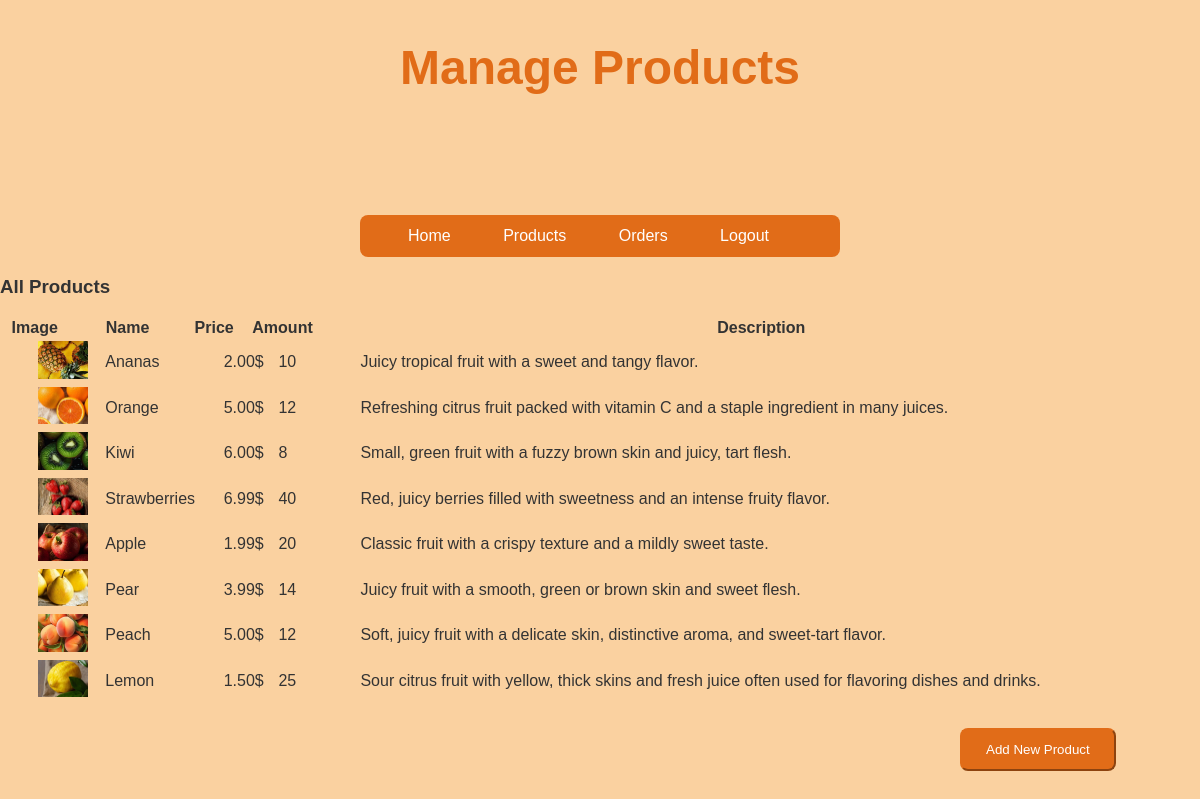
The page /products2.php (signed in) on the database its author committed.
### tables this page shows
CREATE TABLE `products` (
  `id` int(11) NOT NULL,
  `name` varchar(255) NOT NULL,
  `price` decimal(10,2) NOT NULL,
  `amount` int(11) DEFAULT NULL,
  `image` varchar(255) NOT NULL,
  `description` text DEFAULT NULL
);

### products2.php (the view, shortened to what this page needs)
<?php
$conn = connect_db();
$query = "SELECT * FROM products";
$result = $conn->query($query);
$products = [];
while ($row = $result->fetch_assoc()) {
    $products[] = $row;
}
?>
<!DOCTYPE html>
<html>
<head>
    <link rel="stylesheet" type="text/css" href="style2.css">
</head>
<body>
    <h2 class="admin-h2">Manage Products</h2>
    <nav class="admin-nav">
        <a href="home.php">Home</a>
        <a href="products2.php">Products</a>
        <a href="orders.php">Orders</a>
        <a href="logout.php">Logout</a>
    </nav>
    <h3>All Products</h3>
    <table>
        <thead>
            <tr>
                <th>Image</th>
                <th>Name</th>
                <th>Price</th>
                <th>Amount</th>
                <th>Description</th>
            </tr>
        </thead>
        <tbody>
            <?php foreach ($products as $product) : ?>
                <tr>
                    <td><img src="<?php echo $product['image']; ?>" alt="<?php echo $product['name']; ?>" width="50"></td>
                    <td><?php echo $product['name']; ?></td>
                    <td><?php echo $product['price']; ?>$</td>
                    <td><?php echo $product['amount']; ?></td>
                    <td><?php echo $product['description']; ?></td>
                </tr>
            <?php endforeach; ?>
        </tbody>
    </table>
    <a href="add_product2.php"><button class="new-btn">Add New Product</button></a>
</body>
</html>

### style2.css (style rules this page uses)
:root { --primary-color: rgb(225, 108, 24); --secondary-color: #6c757d; --font-size-base: 16px; --font-family-base: Arial, sans-serif; }
body { font-size: var(--font-size-base); font-family: var(--font-family-base); color: #333; margin: 0; padding: 0; background-color: rgb(250, 209, 160); }
table { width: 100%; }
td { padding-left: 3%; }
.admin-h2 { color: rgb(225, 108, 24); font-family: "Poetsen One", sans-serif; font-size: 3em; text-align: center; }
.admin-nav { background-color: rgb(225, 108, 24); width: 40%; padding-top: 1%; padding-bottom: 1%; border-radius: 8px; margin-left: 30%; margin-top: 10%; }
.admin-nav a { color: white; text-decoration: none; margin-left: 10%; text-align: center; }
.new-btn { background-color: rgb(225, 108, 24); color: white; border-color: rgb(225, 108, 24); padding: 1% 2%; border-radius: 8px; margin-top: 2%; margin-left: 80%; margin-bottom: 2%; }

### rows shown on the page
products: image (picture), name "Ananas", price "2.00", amount "10", description "Juicy tropical fruit with a sweet and tangy flavor."
products: image (picture), name "Orange", price "5.00", amount "12", description "Refreshing citrus fruit packed with vitamin C and a staple ingredient in many juices."
products: image (picture), name "Kiwi", price "6.00", amount "8", description "Small, green fruit with a fuzzy brown skin and juicy, tart flesh."
products: image (picture), name "Strawberries", price "6.99", amount "40", description "Red, juicy berries filled with sweetness and an intense fruity flavor."
products: image (picture), name "Apple", price "1.99", amount "20", description "Classic fruit with a crispy texture and a mildly sweet taste."
products: image (picture), name "Pear", price "3.99", amount "14", description "Juicy fruit with a smooth, green or brown skin and sweet flesh."
products: image (picture), name "Peach", price "5.00", amount "12", description "Soft, juicy fruit with a delicate skin, distinctive aroma, and sweet-tart flavor."
products: image (picture), name "Lemon", price "1.50", amount "25", description "Sour citrus fruit with yellow, thick skins and fresh juice often used for flavoring dishes and drinks."
